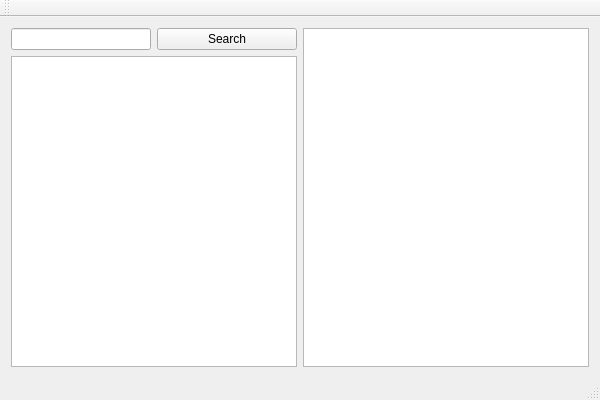
<?xml version="1.0" encoding="UTF-8"?>
<ui version="4.0">
 <class>screenClass</class>
 <widget class="QMainWindow" name="screenClass">
  <property name="geometry">
   <rect>
    <x>0</x>
    <y>0</y>
    <width>600</width>
    <height>400</height>
   </rect>
  </property>
  <property name="windowTitle">
   <string>screen</string>
  </property>
  <widget class="QWidget" name="centralWidget">
   <layout class="QGridLayout" name="gridLayout">
    <item row="0" column="0">
     <layout class="QHBoxLayout" name="horizontalLayout_2">
      <item>
       <layout class="QVBoxLayout" name="verticalLayout">
        <item>
         <layout class="QHBoxLayout" name="horizontalLayout">
          <item>
           <widget class="QLineEdit" name="lineEdit">
            <property name="sizePolicy">
             <sizepolicy hsizetype="Preferred" vsizetype="Fixed">
              <horstretch>0</horstretch>
              <verstretch>0</verstretch>
             </sizepolicy>
            </property>
           </widget>
          </item>
          <item>
           <widget class="QPushButton" name="pushButton">
            <property name="text">
             <string>Search</string>
            </property>
           </widget>
          </item>
         </layout>
        </item>
        <item>
         <widget class="QListWidget" name="listWidget"/>
        </item>
       </layout>
      </item>
      <item>
       <widget class="QTextBrowser" name="textBrowser">
        <property name="autoFormatting">
         <set>QTextEdit::AutoAll</set>
        </property>
       </widget>
      </item>
     </layout>
    </item>
   </layout>
  </widget>
  <widget class="QMenuBar" name="menuBar">
   <property name="geometry">
    <rect>
     <x>0</x>
     <y>0</y>
     <width>600</width>
     <height>23</height>
    </rect>
   </property>
  </widget>
  <widget class="QToolBar" name="mainToolBar">
   <attribute name="toolBarArea">
    <enum>TopToolBarArea</enum>
   </attribute>
   <attribute name="toolBarBreak">
    <bool>false</bool>
   </attribute>
  </widget>
  <widget class="QStatusBar" name="statusBar"/>
 </widget>
 <layoutdefault spacing="6" margin="11"/>
 <resources>
  <include location="screen.qrc"/>
 </resources>
 <connections/>
</ui>
